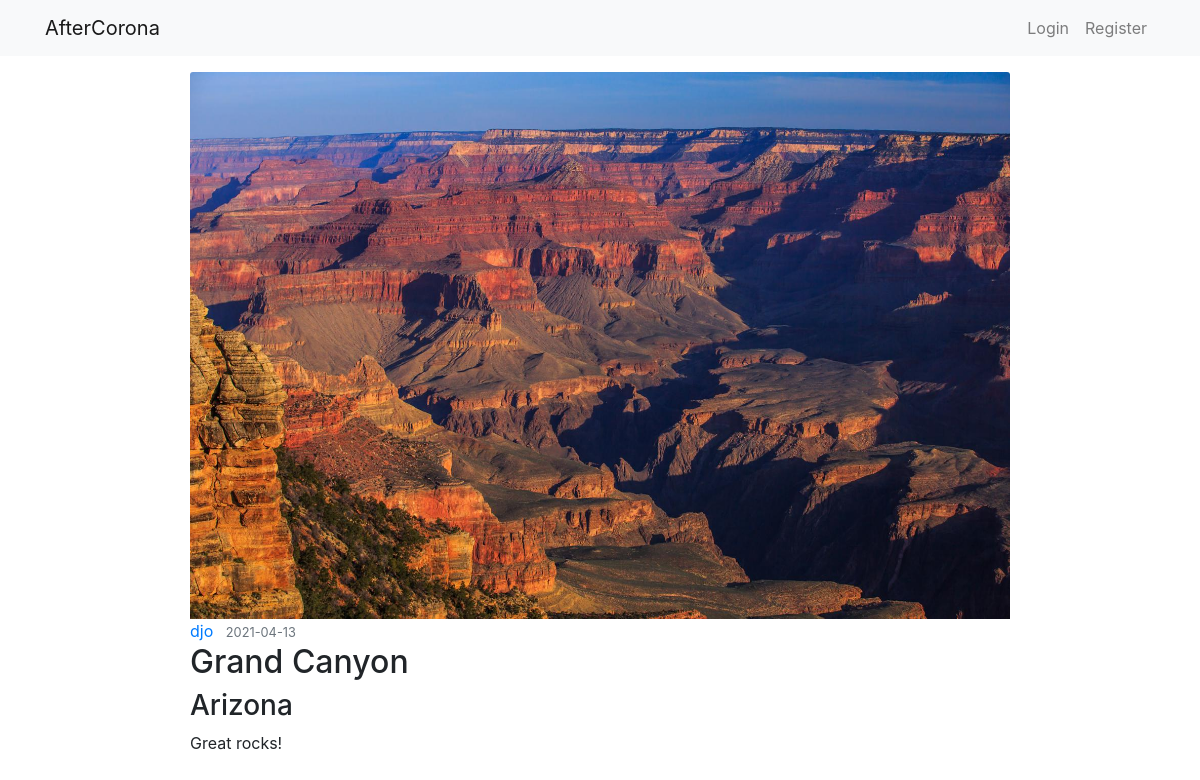
Screenshot of /post/3 with the database file from the repository.
### app/models.py (models this page shows, shortened)
class Post(db.Model):
    id = db.Column(db.Integer, primary_key=True)
    image = db.Column(db.String(50), nullable=False)
    place = db.Column(db.String(30), nullable=False)
    location = db.Column(db.String(50), nullable=False)
    created = db.Column(db.DateTime, nullable=False, default=datetime.utcnow)
    desc = db.Column(db.Text, nullable=False)
    user_id = db.Column(db.Integer, db.ForeignKey('user.id'), nullable=False)

class User(db.Model, UserMixin):
    id = db.Column(db.Integer, primary_key=True)
    image = db.Column(db.String(50), nullable=False, default='default.jpeg')
    username = db.Column(db.String(20), unique=True, nullable=False)
    email = db.Column(db.String(50), unique=True, nullable=False)
    password = db.Column(db.String(50), nullable=False)
    posts = db.relationship('Post', backref='author', lazy=True)

### app/routes.py (the view)
@app.route('/post/<int:post_id>')
def post(post_id):
    post = Post.query.get_or_404(post_id)
    return render_template('post.html', post=post)

### app/templates/post.html (shortened to what this page needs)
{% extends "layout.html" %} {% block title %} {{ post.place }} {% endblock %}{% block content %}
<article class="content container">
  <img
    class="card-img-top"
    src="{{ url_for(
      'static', filename='place_images/' + post.image) }}"
  />
  <div class="media-body">
    <div class="article-metadata">
      <a class="mr-2" href="{{ url_for('user_posts', username=post.author.username) }}">{{ post.author.username }}</a>
      <small class="text-muted">{{ post.created.strftime('%Y-%m-%d') }}</small>
    </div>
    <h2>{{ post.place }}</h2>
    <h3>{{ post.location }}</h3>
    <p>{{ post.desc }}</p>
  </div>
</article>
{% endblock content %}

### app/static/main.css (style rules this page uses)
.content { padding: 1em 10em; }

### rows the page displays
Post: image (picture), created "2021-04-13", place "Grand Canyon", location "Arizona", desc "Great rocks!"
User: author.username "djo"
